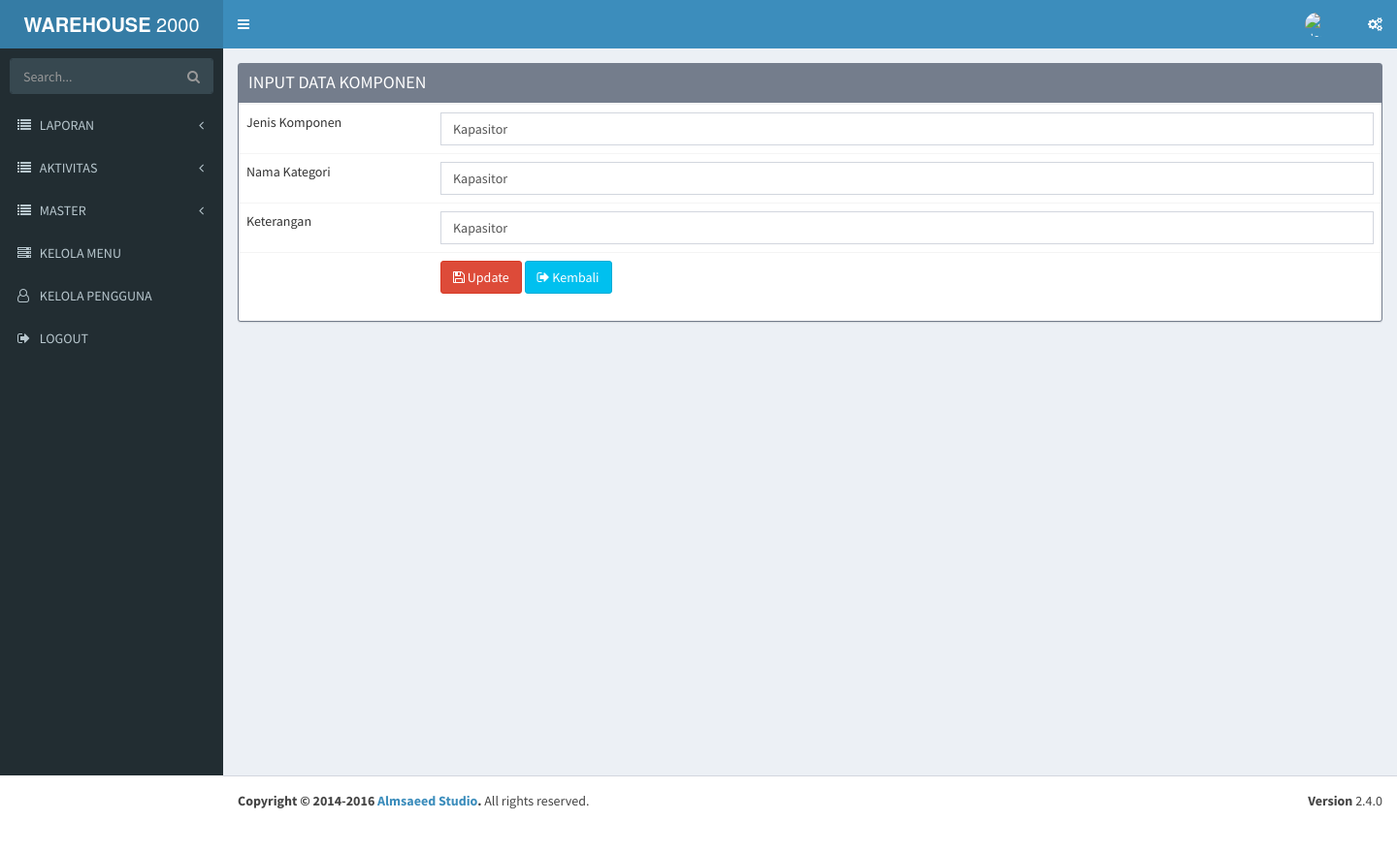
Page /kategorikomponen/update/Kapasitor on the committed database.
### tables this page shows
CREATE TABLE `tbl_menu` (
  `id_menu` int(11) NOT NULL,
  `title` varchar(50) NOT NULL,
  `url` varchar(30) NOT NULL,
  `icon` varchar(30) NOT NULL,
  `is_main_menu` int(11) NOT NULL,
  `is_aktif` enum('y','n') NOT NULL COMMENT 'y=yes,n=no',
  `no_urut` int(5) NOT NULL
);

CREATE TABLE `tbl_kategori_komponen` (
  `jenis_komponen` varchar(100) NOT NULL,
  `nama_kategori` varchar(100) NOT NULL,
  `keterangan` varchar(100) NOT NULL
);

### application/libraries/Template.php (called while the page is built)
<?php if ( ! defined('BASEPATH')) exit('No direct script access allowed');
class Template {
		var $template_data = array();
		function set($name, $value)
		{
			$this->template_data[$name] = $value;
		}
		function load($template = '', $view = '' , $view_data = array(), $return = FALSE)
		{
			$this->CI =& get_instance();
			$this->set('contents', $this->CI->load->view($view, $view_data, TRUE));
			return $this->CI->load->view($template, $this->template_data, $return);
		}
}

### application/controllers/Kategorikomponen.php (called while the page is built, shortened)
<?php
class Kategorikomponen extends CI_Controller
{
    public function update($id)
    {
        $row = $this->Kategori_Komponen_Model->get_by_id($id);
        if ($row) {
            $data = array(
        'button' => 'Update',
        'action' => site_url('kategorikomponen/update_action'),
        'jenis_komponen' => set_value('jenis_komponen', $row->jenis_komponen),
		'nama_kategori' => set_value('nama_kategori', $row->nama_kategori),
        'keterangan' => set_value('keterangan', $row->keterangan),
	    );
            $this->template->load('template','kategorikomponen/tbl_menu_form', $data);
        } else {
            $this->session->set_flashdata('message', 'Record Not Found');
            redirect(site_url('kategorikomponen'));
        }
    }
}

### index.php (called while the page is built, shortened)
<?php
require_once BASEPATH.'core/CodeIgniter.php';

### application/models/Kategori_Komponen_Model.php (called while the page is built, shortened)
<?php
class Kategori_Komponen_Model extends CI_Model
{
    public $table = 'tbl_kategori_komponen';
    public $id = 'jenis_komponen';
    function get_by_id($id)
    {
        $this->db->where($this->id, $id);
        return $this->db->get($this->table)->row();
    }
}

### application/views/kategorikomponen/tbl_menu_form.php (the view, shortened to what this page needs)
<div class="content-wrapper">
    <section class="content">
        <div class="box box-warning box-solid">
            <div class="box-header with-border">
                <h3 class="box-title">INPUT DATA KOMPONEN</h3>
            </div>
            <form action="<?php echo $action; ?>" method="post" enctype="multipart/form-data">
        <table class='table table-bordered>'
	    <tr>
            <td width='200'>Jenis Komponen <?php echo form_error('jenis_komponen') ?>
            </td>
            <td><input type="text" class="form-control" name="jenis_komponen" id="jenis_komponen" placeholder="Jenis Komponen" required value="<?php echo $jenis_komponen; ?>" />
            </td>
	    <tr>
            <td width='200'>Nama Kategori <?php echo form_error('nama_kategori') ?>
            </td>
            <td><input type="text" class="form-control" name="nama_kategori" id="nama_kategori" placeholder="Nama Kategori" value="<?php echo $nama_kategori; ?>" />
            </td>
        </tr>
	    <tr>
            <td width='200'>Keterangan <?php echo form_error('keterangan') ?>
            </td>
            <td><input type="text" class="form-control" name="keterangan" id="keterangan" placeholder="Keterangan" value="<?php echo $keterangan; ?>" />
            </td>
        </tr>
	    <tr>
            <td>
            </td>
            <td>
	           <button type="submit" class="btn btn-danger"><i class="fa fa-floppy-o"></i> <?php echo $button ?>
               </button>
	                <a href="<?php echo site_url('kategorikomponen') ?>" class="btn btn-info"><i class="fa fa-sign-out"></i> Kembali</a>
            </td>
        </tr>
        </table>
            </form>
        </div>
    </div>
</div>

### application/views/template/sidebar.php (shortened to what this page needs)
<section class="sidebar">
    <form action="#" method="get" class="sidebar-form">
        <div class="input-group">
            <input type="text" name="q" class="form-control" placeholder="Search...">
            <span class="input-group-btn">
                <button type="submit" name="search" id="search-btn" class="btn btn-flat"><i class="fa fa-search"></i>
                </button>
            </span>
        </div>
    </form>
    <ul class="sidebar-menu" data-widget="tree">
        <?php
        $main_menu = $this->db->get_where('tbl_menu', array('is_main_menu' =>0, 'is_aktif'=>'y'));
        foreach ($main_menu->result() as $m){
            $submenu = $this->db->get_where('tbl_menu',array('is_main_menu'=>$m->id_menu,'is_aktif'=>'y'));
            if($submenu->num_rows()>0){
                echo "<li class='treeview'>
                        <a href='#'>
                            <i class='$m->icon'></i> <span>".strtoupper($m->title)."</span>
                            <span class='pull-right-container'>
                                <i class='fa fa-angle-left pull-right'></i>
                            </span>
                        </a>
                        <ul class='treeview-menu' style='display: none;'>";
                        echo" </ul>
                    </li>";
            }else{
                echo "<li>";
                echo anchor($m->url,"<i class='".$m->icon."'></i> ".strtoupper($m->title));
                echo "</li>";
            }
        }
        ?>
        <li><?php echo anchor('auth/logout',"<i class='fa fa-sign-out'></i> LOGOUT");?></li>
    </ul>
</section>

### rows in the picture
tbl_menu: title "LAPORAN"
tbl_menu: title "AKTIVITAS"
tbl_menu: title "MASTER"
tbl_menu: url+icon+title "KELOLA MENU"
tbl_menu: url+icon+title "KELOLA PENGGUNA"
tbl_kategori_komponen: jenis_komponen "Kapasitor", nama_kategori "Kapasitor", keterangan "Kapasitor"

### other values in the picture
anchor('auth/logout',"<i class='fa fa-sign-out'></i> LOGOUT") "LOGOUT"
$button "Update"
